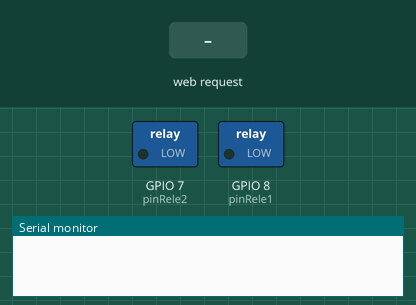
Simulated run of this sketch. Board: ESP8266 (NodeMCU). Parts: switched loads named in the sketch (green lamp = pin HIGH), the last lines printed to the serial monitor. Inputs (shaded band) come from the test bench.

Above: at 1.3 s.
1.4 s: HTTP request GET /encender1 received
At 2.4 s:
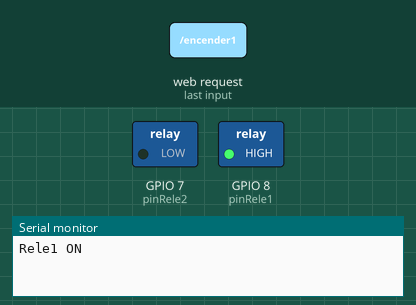
2.9 s: HTTP request GET /encender2 received
At 3.6 s:
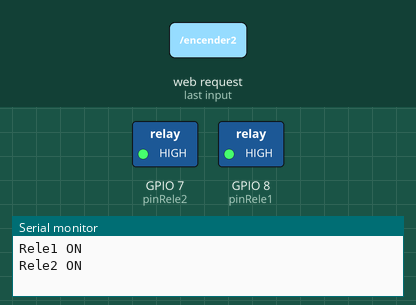
4.4 s: HTTP request GET /apagar1 received
At 4.7 s:
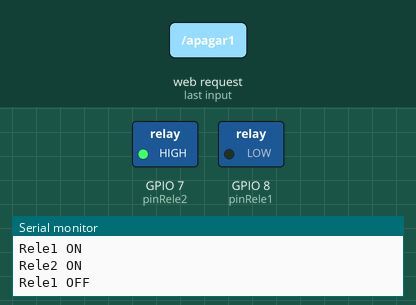
5.9 s: HTTP request GET /apagar2 received
At 7.1 s:
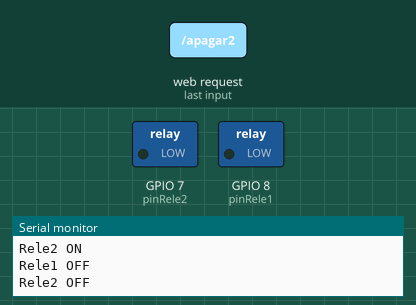
Timing chart, 0 to 8.4 s (numbered marks = the images above; inputs shaded):
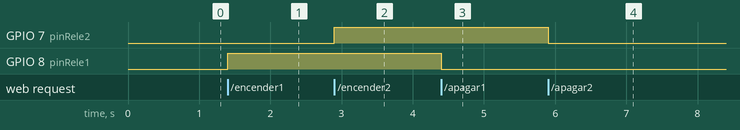

The sketch:

wifiPropiaServidorWeb2reles.ino
```cpp
/*
* Módulo NodeMCU genera una wifi propia y actúa como servidor web desde el  * que se controla el estado de un módulo de 2 reles. *
 * Basado en "Encender y apagar LED con WiFi usando NodeMCU ESP8266" en
 * https://parzibyte.me/blog/2020/02/11/encender-apagar-led-wifi-nodemcu-esp8266/
 *
 */


#include <ESP8266WiFi.h>
#include <ESP8266WebServer.h>

// Datos de la red wifi que genera el módulo NodeMCU
const char *NOMBRE_RED = "ControlReles",
           *CLAVE_RED = "holacaracola";

const int PUERTO = 80;

IPAddress ip(192, 168, 1, 1);    // El servidor web creado por el NodeMCU se accederá en la dirección 192.168.1.1
IPAddress puertaDeEnlace(192, 168, 1, 1);
IPAddress mascaraDeRed(255, 255, 255, 0);

ESP8266WebServer servidor(PUERTO);

// Conexion de los dos reles
int pinRele1 = 8;
int pinRele2 = 7;

// Estados de los reles. Inicialmente ambos estan apagados
boolean estadoRele1 = false;
boolean estadoRele2 = false;

// ********** FUNCIONES QUE PRODUCEN LA INTERFAZ WEB
String obtenerInterfaz()
{
  String HtmlRespuesta = "<!DOCTYPE html>"
                         "<html lang='en'>"
                         "<head>"
                         "<meta charset='UTF-8'>"
                         "<meta name='viewport' content='width=device-width, initial-scale=1.0'>"
                         "<title>Control de 2 reles</title>"
                         "</head>"
                         "<body>";
  HtmlRespuesta += "<h1>**Encender y apagar RELE 1**</h1>";
  HtmlRespuesta += "<p>El Rele1 est&aacute; actualmente ";
  if (estadoRele1)
  {
    HtmlRespuesta += "encendido</p>";
    HtmlRespuesta += "<a href='/apagar1'>Apagar</a>";
  }
  else
  {
    HtmlRespuesta += "apagado</p>";
    HtmlRespuesta += "<a href='/encender1'>Encender</a>";
  }
  HtmlRespuesta += "<h1>**Encender y apagar RELE 2**</h1>";
  HtmlRespuesta += "<p>El Rele2 est&aacute; actualmente ";
  if (estadoRele2)
  {
    HtmlRespuesta += "encendido</p>";
    HtmlRespuesta += "<a href='/apagar2'>Apagar</a>";
  }
  else
  {
    HtmlRespuesta += "apagado</p>";
    HtmlRespuesta += "<a href='/encender2'>Encender</a>";
  }

  HtmlRespuesta += "<br><br><br><br><a href='http://enlacezapatista.ezln.org.mx/'><i>Para todxs todo. Para nosotrxs nada.</i></a>";
  HtmlRespuesta += "</body>"
                   "</html>";
  return HtmlRespuesta;
}

void mostrarInterfazHTML()
{
  servidor.send(200, "text/html", obtenerInterfaz());
}

void rutaRaiz()
{
  mostrarInterfazHTML();
}

void rutaNoEncontrada()
{
  servidor.send(404, "text/plain", "404");
}
// ***********************


// ******* FUNCIONES QUE ACTIVAN Y DESACTIVAN EL RELE1 Y EL RELE2
void rutaEncenderRele1()
{
  estadoRele1 = true;
  digitalWrite(pinRele1, HIGH);
  Serial.println("Rele1 ON");
  mostrarInterfazHTML();
}

void rutaApagarRele1()
{
  estadoRele1 = false;
  digitalWrite(pinRele1, LOW);
  Serial.println("Rele1 OFF");
  mostrarInterfazHTML();
}

void rutaEncenderRele2()
{
  estadoRele2 = true;
  digitalWrite(pinRele2, HIGH);
  Serial.println("Rele2 ON");
  mostrarInterfazHTML();
}

void rutaApagarRele2()
{
  estadoRele2 = false;
  digitalWrite(pinRele2, LOW);
  Serial.println("Rele2 OFF");
  mostrarInterfazHTML();
}
// ***************************


void setup()
{

  pinMode(pinRele1, OUTPUT);
  pinMode(pinRele2, OUTPUT);

  // Configurar como un access point
  WiFi.softAP(NOMBRE_RED, CLAVE_RED);
  WiFi.softAPConfig(ip, puertaDeEnlace, mascaraDeRed);
  delay(100);

  // Configuramos la ruta y la función que responderá a la solicitud de dicha ruta
  servidor.on("/", rutaRaiz);
  servidor.on("/encender1", rutaEncenderRele1);
  servidor.on("/apagar1", rutaApagarRele1);
  servidor.on("/encender2", rutaEncenderRele2);
  servidor.on("/apagar2", rutaApagarRele2);
  servidor.onNotFound(rutaNoEncontrada);
  // Empezar a escuchar
  servidor.begin();

}


void loop()
{

  servidor.handleClient();

}
```

Measured:
- after the input at 1.4 s, GPIO 8 (pinRele1): LOW → HIGH at once
- after the input at 2.9 s, GPIO 7 (pinRele2): LOW → HIGH at once
- after the input at 4.4 s, GPIO 8 (pinRele1): HIGH → LOW at once
- after the input at 5.9 s, GPIO 7 (pinRele2): HIGH → LOW at once
